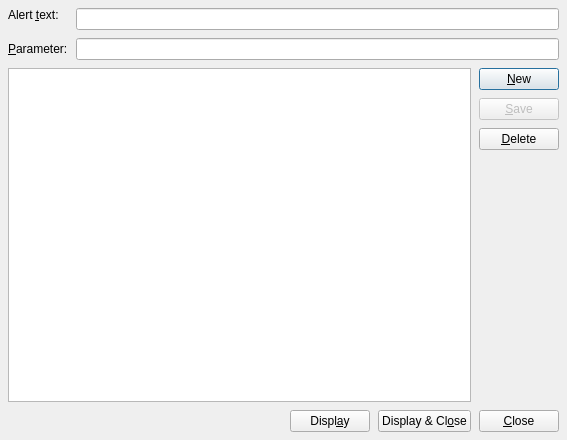
<?xml version="1.0" encoding="UTF-8"?>
<ui version="4.0">
 <class>AlertDialog</class>
 <widget class="QDialog" name="AlertDialog">
  <property name="geometry">
   <rect>
    <x>0</x>
    <y>0</y>
    <width>567</width>
    <height>440</height>
   </rect>
  </property>
  <property name="windowTitle">
   <string>Alert Message</string>
  </property>
  <property name="windowIcon">
   <iconset>
    <normaloff>:/icon/openlp.org-icon-32.bmp</normaloff>:/icon/openlp.org-icon-32.bmp</iconset>
  </property>
  <layout class="QVBoxLayout" name="AlertFormLayout">
   <property name="spacing">
    <number>8</number>
   </property>
   <property name="margin">
    <number>8</number>
   </property>
   <item>
    <layout class="QFormLayout" name="AlertTextLayout">
     <property name="horizontalSpacing">
      <number>8</number>
     </property>
     <property name="verticalSpacing">
      <number>8</number>
     </property>
     <property name="leftMargin">
      <number>0</number>
     </property>
     <property name="topMargin">
      <number>0</number>
     </property>
     <item row="0" column="0">
      <widget class="QLabel" name="AlertEntryLabel">
       <property name="sizePolicy">
        <sizepolicy hsizetype="Preferred" vsizetype="Fixed">
         <horstretch>0</horstretch>
         <verstretch>0</verstretch>
        </sizepolicy>
       </property>
       <property name="text">
        <string>Alert &amp;text:</string>
       </property>
       <property name="buddy">
        <cstring>AlertTextEdit</cstring>
       </property>
      </widget>
     </item>
     <item row="1" column="0">
      <widget class="QLabel" name="AlertParameter">
       <property name="text">
        <string>&amp;Parameter:</string>
       </property>
       <property name="buddy">
        <cstring>ParameterEdit</cstring>
       </property>
      </widget>
     </item>
     <item row="1" column="1">
      <widget class="QLineEdit" name="ParameterEdit"/>
     </item>
     <item row="0" column="1">
      <widget class="QLineEdit" name="AlertTextEdit"/>
     </item>
    </layout>
   </item>
   <item>
    <layout class="QHBoxLayout" name="ManagementLayout">
     <property name="spacing">
      <number>8</number>
     </property>
     <property name="bottomMargin">
      <number>0</number>
     </property>
     <item>
      <widget class="QListWidget" name="AlertListWidget">
       <property name="alternatingRowColors">
        <bool>true</bool>
       </property>
      </widget>
     </item>
     <item>
      <layout class="QVBoxLayout" name="ManageButtonLayout">
       <property name="spacing">
        <number>8</number>
       </property>
       <item>
        <widget class="QPushButton" name="NewButton">
         <property name="text">
          <string>&amp;New</string>
         </property>
         <property name="icon">
          <iconset>
           <normaloff>:/general/general_new.png</normaloff>:/general/general_new.png</iconset>
         </property>
        </widget>
       </item>
       <item>
        <widget class="QPushButton" name="SaveButton">
         <property name="enabled">
          <bool>false</bool>
         </property>
         <property name="text">
          <string>&amp;Save</string>
         </property>
         <property name="icon">
          <iconset>
           <normaloff>:/general/general_save.png</normaloff>:/general/general_save.png</iconset>
         </property>
        </widget>
       </item>
       <item>
        <widget class="QPushButton" name="DeleteButton">
         <property name="text">
          <string>&amp;Delete</string>
         </property>
         <property name="icon">
          <iconset>
           <normaloff>:/general/general_delete.png</normaloff>:/general/general_delete.png</iconset>
         </property>
        </widget>
       </item>
       <item>
        <spacer name="ManagementSpacer">
         <property name="orientation">
          <enum>Qt::Vertical</enum>
         </property>
         <property name="sizeHint" stdset="0">
          <size>
           <width>20</width>
           <height>40</height>
          </size>
         </property>
        </spacer>
       </item>
      </layout>
     </item>
    </layout>
   </item>
   <item>
    <layout class="QHBoxLayout" name="AlertButtonLayout">
     <property name="spacing">
      <number>8</number>
     </property>
     <item>
      <spacer name="ButtonBoxWidgetSpacer">
       <property name="orientation">
        <enum>Qt::Horizontal</enum>
       </property>
       <property name="sizeHint" stdset="0">
        <size>
         <width>181</width>
         <height>0</height>
        </size>
       </property>
      </spacer>
     </item>
     <item>
      <widget class="QPushButton" name="DisplayButton">
       <property name="text">
        <string>Displ&amp;ay</string>
       </property>
       <property name="icon">
        <iconset>
         <normaloff>:/general/general_live.png</normaloff>:/general/general_live.png</iconset>
       </property>
      </widget>
     </item>
     <item>
      <widget class="QPushButton" name="DisplayCloseButton">
       <property name="text">
        <string>Display &amp;&amp; Cl&amp;ose</string>
       </property>
       <property name="icon">
        <iconset>
         <normaloff>:/general/general_live.png</normaloff>:/general/general_live.png</iconset>
       </property>
      </widget>
     </item>
     <item>
      <widget class="QPushButton" name="CloseButton">
       <property name="text">
        <string>&amp;Close</string>
       </property>
       <property name="icon">
        <iconset>
         <normaloff>:/system/system_close.png</normaloff>:/system/system_close.png</iconset>
       </property>
      </widget>
     </item>
    </layout>
   </item>
  </layout>
 </widget>
 <tabstops>
  <tabstop>AlertTextEdit</tabstop>
  <tabstop>ParameterEdit</tabstop>
  <tabstop>AlertListWidget</tabstop>
  <tabstop>NewButton</tabstop>
  <tabstop>SaveButton</tabstop>
  <tabstop>DeleteButton</tabstop>
  <tabstop>DisplayButton</tabstop>
  <tabstop>DisplayCloseButton</tabstop>
  <tabstop>CloseButton</tabstop>
 </tabstops>
 <resources/>
 <connections>
  <connection>
   <sender>CloseButton</sender>
   <signal>clicked()</signal>
   <receiver>AlertDialog</receiver>
   <slot>close()</slot>
   <hints>
    <hint type="sourcelabel">
     <x>294</x>
     <y>66</y>
    </hint>
    <hint type="destinationlabel">
     <x>257</x>
     <y>3</y>
    </hint>
   </hints>
  </connection>
 </connections>
</ui>
